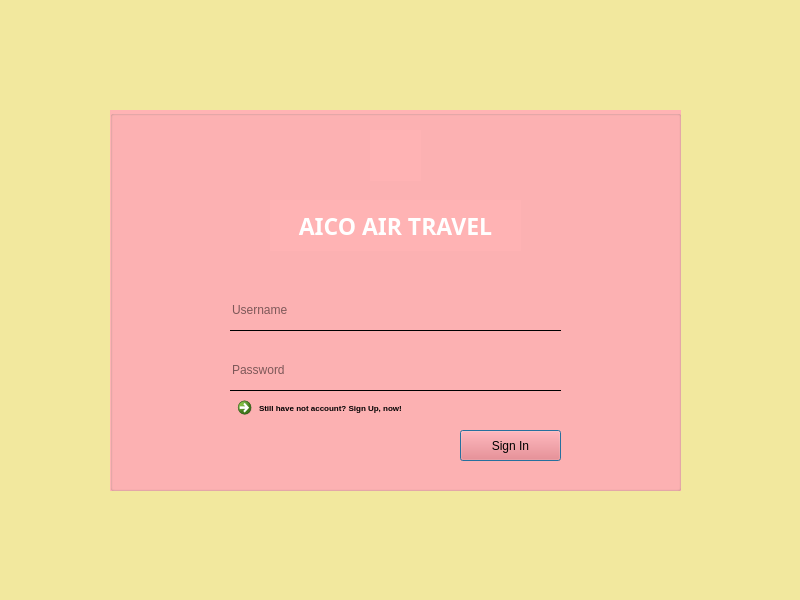
<?xml version="1.0" encoding="UTF-8"?>
<ui version="4.0">
 <class>LoginWindow</class>
 <widget class="QMainWindow" name="LoginWindow">
  <property name="geometry">
   <rect>
    <x>0</x>
    <y>0</y>
    <width>800</width>
    <height>600</height>
   </rect>
  </property>
  <property name="windowTitle">
   <string>Login Window</string>
  </property>
  <property name="styleSheet">
   <string notr="true">background-color: rgb(242, 232, 158);</string>
  </property>
  <widget class="QWidget" name="centralwidget">
   <widget class="QGroupBox" name="Login_view">
    <property name="geometry">
     <rect>
      <x>110</x>
      <y>110</y>
      <width>571</width>
      <height>381</height>
     </rect>
    </property>
    <property name="autoFillBackground">
     <bool>false</bool>
    </property>
    <property name="styleSheet">
     <string notr="true">background-color: rgb(255, 179, 180);
color: qlineargradient(spread:reflect, x1:1, y1:1, x2:1, y2:0.494, stop:0 rgba(54, 54, 54, 199), stop:1 rgba(255, 255, 255, 255));
</string>
    </property>
    <property name="title">
     <string/>
    </property>
    <widget class="QLineEdit" name="Password">
     <property name="geometry">
      <rect>
       <x>120</x>
       <y>240</y>
       <width>331</width>
       <height>41</height>
      </rect>
     </property>
     <property name="styleSheet">
      <string notr="true">background:transparent;
color: rgb(0, 0, 0);
border:none;
border-bottom:1px solid;</string>
     </property>
     <property name="text">
      <string/>
     </property>
     <property name="echoMode">
      <enum>QLineEdit::Password</enum>
     </property>
     <property name="placeholderText">
      <string>Password</string>
     </property>
     <property name="clearButtonEnabled">
      <bool>false</bool>
     </property>
    </widget>
    <widget class="QLineEdit" name="Username">
     <property name="geometry">
      <rect>
       <x>120</x>
       <y>180</y>
       <width>331</width>
       <height>41</height>
      </rect>
     </property>
     <property name="styleSheet">
      <string notr="true">background:transparent;
color: rgb(0, 0, 0);
border:none;
border-bottom:1px solid;</string>
     </property>
     <property name="text">
      <string/>
     </property>
     <property name="placeholderText">
      <string>Username</string>
     </property>
     <property name="clearButtonEnabled">
      <bool>false</bool>
     </property>
    </widget>
    <widget class="QPushButton" name="Login_button">
     <property name="geometry">
      <rect>
       <x>350</x>
       <y>320</y>
       <width>101</width>
       <height>31</height>
      </rect>
     </property>
     <property name="autoFillBackground">
      <bool>false</bool>
     </property>
     <property name="styleSheet">
      <string notr="true">color: rgb(0, 0, 0);
background-color: rgb(255, 106, 108);</string>
     </property>
     <property name="text">
      <string>Sign In</string>
     </property>
     <property name="default">
      <bool>true</bool>
     </property>
    </widget>
    <widget class="QLabel" name="userIcon">
     <property name="geometry">
      <rect>
       <x>260</x>
       <y>20</y>
       <width>51</width>
       <height>51</height>
      </rect>
     </property>
     <property name="text">
      <string/>
     </property>
     <property name="pixmap">
      <pixmap>icon/login.png</pixmap>
     </property>
     <property name="scaledContents">
      <bool>true</bool>
     </property>
    </widget>
    <widget class="QLabel" name="label">
     <property name="geometry">
      <rect>
       <x>160</x>
       <y>90</y>
       <width>251</width>
       <height>51</height>
      </rect>
     </property>
     <property name="font">
      <font>
       <family>Adobe Gothic Std B</family>
       <pointsize>17</pointsize>
       <weight>75</weight>
       <bold>true</bold>
      </font>
     </property>
     <property name="styleSheet">
      <string notr="true">color: rgb(255, 255, 255);</string>
     </property>
     <property name="text">
      <string>AICO AIR TRAVEL</string>
     </property>
     <property name="alignment">
      <set>Qt::AlignCenter</set>
     </property>
    </widget>
    <widget class="QCommandLinkButton" name="commandLinkButton">
     <property name="geometry">
      <rect>
       <x>120</x>
       <y>280</y>
       <width>211</width>
       <height>31</height>
      </rect>
     </property>
     <property name="font">
      <font>
       <family>Segoe UI</family>
       <pointsize>6</pointsize>
      </font>
     </property>
     <property name="styleSheet">
      <string notr="true">color: rgb(0, 0, 0);</string>
     </property>
     <property name="text">
      <string>Still have not account? Sign Up, now!</string>
     </property>
    </widget>
    <zorder>commandLinkButton</zorder>
    <zorder>Password</zorder>
    <zorder>Username</zorder>
    <zorder>Login_button</zorder>
    <zorder>userIcon</zorder>
    <zorder>label</zorder>
   </widget>
  </widget>
 </widget>
 <resources/>
 <connections/>
</ui>
